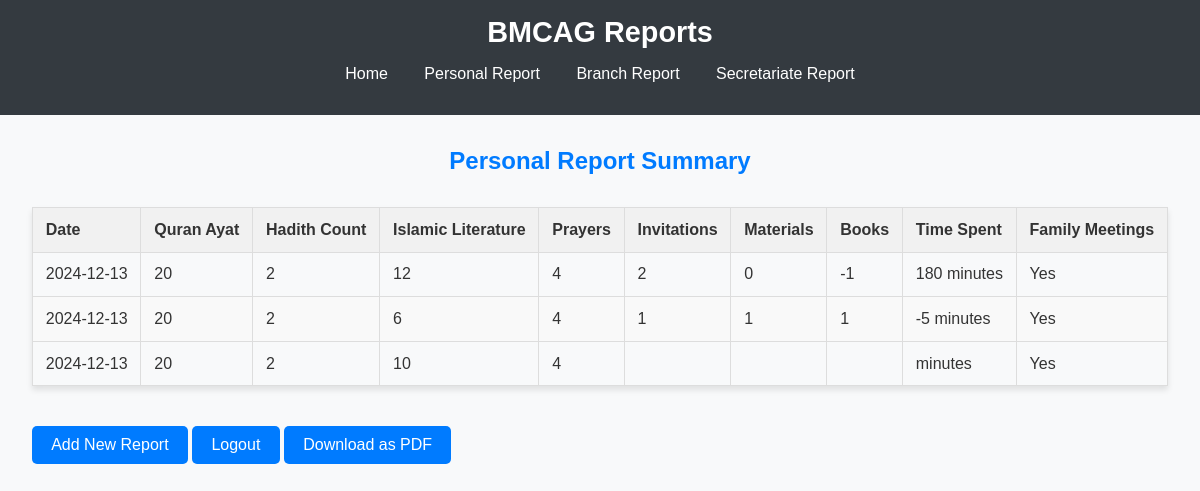
The page /personal/summary (signed in) on the database as committed earlier.
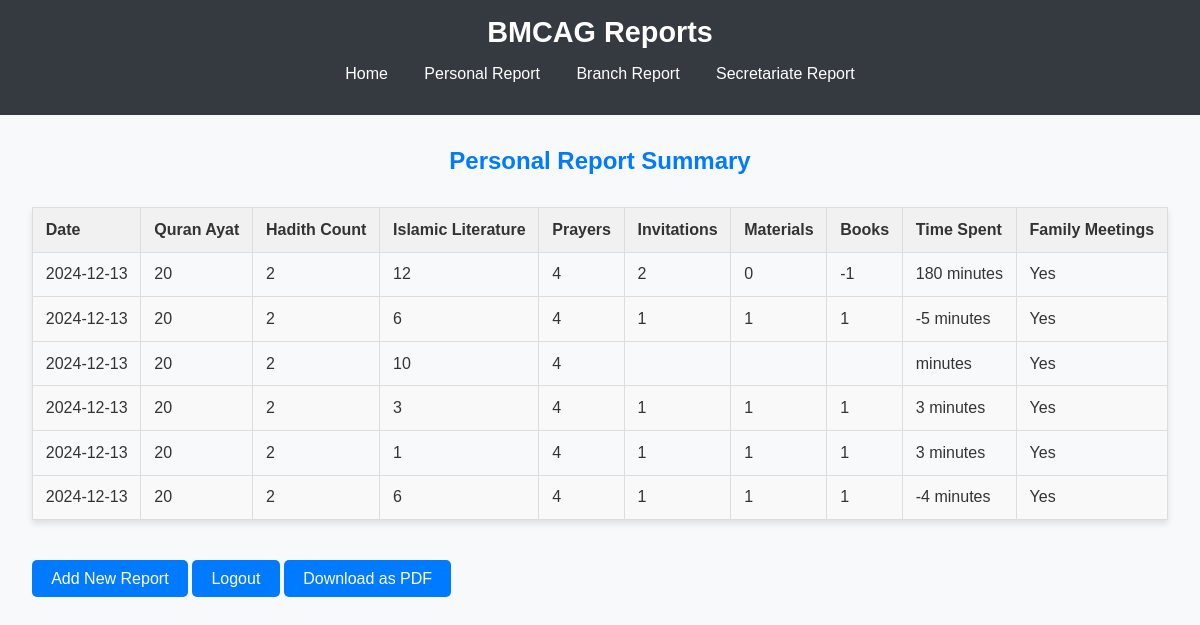
The same page on the database as committed later.
### app.py (models this page shows)
class Report(db.Model):
    id = db.Column(db.Integer, primary_key=True)
    user_id = db.Column(db.Integer, db.ForeignKey('user.id'), nullable=False)
    quran_ayat = db.Column(db.Integer, nullable=False)
    hadith_count = db.Column(db.Integer, nullable=False)
    islamic_literature = db.Column(db.String(255))
    prayers = db.Column(db.Integer, nullable=False)
    invitations = db.Column(db.Integer, nullable=False)
    invitation_materials = db.Column(db.Integer, nullable=False)
    books_distributed = db.Column(db.Integer, nullable=False)
    org_time_spent = db.Column(db.Integer, nullable=False)
    family_meetings = db.Column(db.Boolean, default=False)
    date_posted = db.Column(db.DateTime, default=db.func.current_timestamp())

### app.py (the view)
@app.route('/personal/summary', methods=['GET'])
def P_summary():
    if 'user_id' not in session or session.get('role') != 'personal':
        return redirect(url_for('P_login'))
    user_id = session['user_id']
    reports = Report.query.filter_by(user_id=user_id).all()
    return render_template('personal/summary.html', reports=reports)

### templates/personal/summary.html (shortened to what this page needs)
{% extends "base.html" %}
{% block content %}
<h2>Personal Report Summary</h2>
{% if reports %}
<table>
    <thead>
        <tr>
            <th>Date</th>
            <th>Quran Ayat</th>
            <th>Hadith Count</th>
            <th>Islamic Literature</th>
            <th>Prayers</th>
            <th>Invitations</th>
            <th>Materials</th>
            <th>Books</th>
            <th>Time Spent</th>
            <th>Family Meetings</th>
        </tr>
    </thead>
    <tbody>
        {% for report in reports %}
        <tr>
            <td>{{ report.date_posted.strftime('%Y-%m-%d') }}</td>
            <td>{{ report.quran_ayat }}</td>
            <td>{{ report.hadith_count }}</td>
            <td>{{ report.islamic_literature or 'N/A' }}</td>
            <td>{{ report.prayers }}</td>
            <td>{{ report.invitations }}</td>
            <td>{{ report.invitation_materials }}</td>
            <td>{{ report.books_distributed }}</td>
            <td>{{ report.org_time_spent }} minutes</td>
            <td>{{ 'Yes' if report.family_meetings else 'No' }}</td>
        </tr>
        {% endfor %}
    </tbody>
</table>
{% else %}
<p>No reports available. <a href="{{ url_for('P_form') }}">Add a report</a>.</p>
{% endif %}
<a href="{{ url_for('P_form') }}" class="button">Add New Report</a>
<a href="{{ url_for('logout') }}" class="button">Logout</a>
<a href="{{ url_for('P_summary_pdf') }}" class="button">Download as PDF</a>
{% endblock %}

### templates/base.html (shortened to what this page needs)
<!DOCTYPE html>
<html lang="en">
<head>
    <link rel="stylesheet" href="{{ url_for('static', filename='styles.css') }}">
</head>
<body>
    <header>
        <h1>BMCAG Reports</h1>
        <nav>
            <a href="{{ url_for('home') }}">Home</a>
            <a href="{{ url_for('P_register') }}">Personal Report</a>
            <a href="{{ url_for('B_register') }}">Branch Report</a>
            <a href="{{ url_for('S_register') }}">Secretariate Report</a>
        </nav>
    </header>
    <main>
        {% block content %}{% endblock %}
    </main>
</body>
</html>

### static/styles.css (style rules this page uses)
body { font-family: Arial, sans-serif; margin: 0; padding: 0; background-color: #f8f9fa; color: #333; }
header { background-color: #343a40; color: white; padding: 1rem; text-align: center; }
header h1 { margin: 0; font-size: 1.8rem; }
nav { margin: 1rem 0; text-align: center; }
nav a { color: white; text-decoration: none; margin: 0 1rem; font-size: 1rem; transition: color 0.3s ease; }
main { padding: 2rem; }
h2 { margin-top: 0; color: #007bff; text-align: center; }
.button { display: inline-block; margin: 0.5rem 0; padding: 0.6rem 1.2rem; text-decoration: none; background-color: #007bff; color: white; border-radius: 5px; border: none; text-align: center; font-size: 1rem; transition: background-color 0.3s ease; }
table { width: 100%; border-collapse: collapse; margin: 2rem 0; font-size: 1rem; box-shadow: 0 4px 6px rgba(0, 0, 0, 0.1); }
table th, table td { border: 1px solid #ddd; padding: 0.8rem; text-align: left; }
table th { background-color: #f1f1f1; color: #333; font-weight: bold; }
table tbody tr:nth-child(even) { background-color: #f9f9f9; }

Rows that differ between the two databases and show on the page:
added Report: date_posted "2024-12-13", quran_ayat "20", hadith_count "2", islamic_literature "3", prayers "4", invitations "1", invitation_materials "1", books_distributed "1", org_time_spent "3", family_meetings "Yes"
added Report: date_posted "2024-12-13", quran_ayat "20", hadith_count "2", islamic_literature "1", prayers "4", invitations "1", invitation_materials "1", books_distributed "1", org_time_spent "3", family_meetings "Yes"
added Report: date_posted "2024-12-13", quran_ayat "20", hadith_count "2", islamic_literature "6", prayers "4", invitations "1", invitation_materials "1", books_distributed "1", org_time_spent "-4", family_meetings "Yes"
